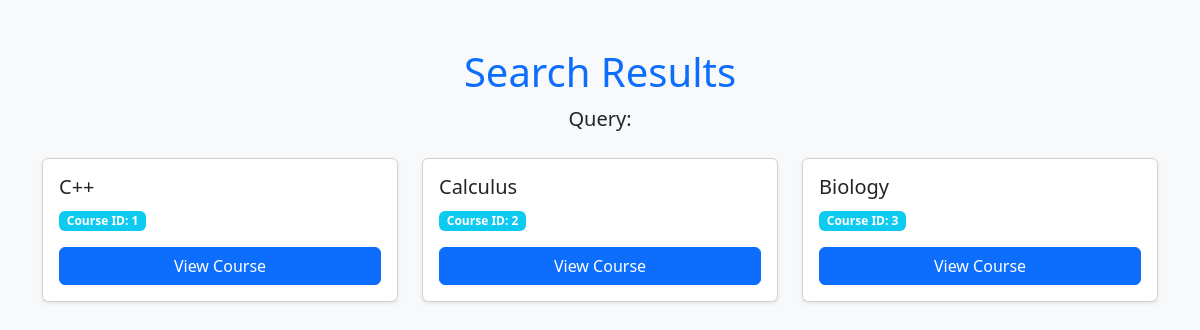
The page /search on the database as committed earlier.
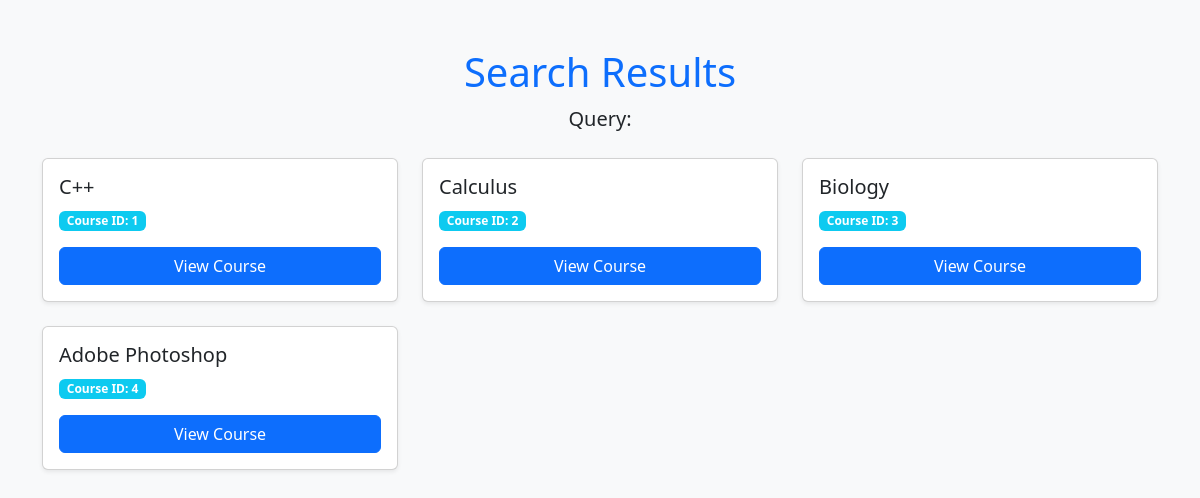
The same page on the database as committed later.
### main/models.py (models this page shows)
class Course(models.Model):
    category = models.CharField(max_length=50)
    teacher = models.CharField(max_length=50)
    title = models.CharField(max_length=150)
    description = models.TextField()

### main/views.py (the view)
# urls.py: path('search', cv.search, name='courses_search'),
    def search(self, request):
        query = request.GET.get('q', None)  # Get the search query from the request
        if query:
            courses = Course.objects.filter(
                models.Q(name__icontains=query) | models.Q(description__icontains=query)
            )
        else:
            courses = Course.objects.all()
            print(courses)
        return render(request, 'main/search.html', {'courses': courses, 'query': query})

### main/templates/main/search.html (shortened to what this page needs)
<!DOCTYPE html>
<html lang="en">
<head>
    <link href="https://cdn.jsdelivr.net/npm/bootstrap@5.3.0-alpha3/dist/css/bootstrap.min.css" rel="stylesheet">
</head>
<body class="bg-light">
<div class="container py-5">
    <div class="mb-4 text-center">
        <h1 class="text-primary">Search Results</h1>
        <p class="lead">Query: </p>
    </div>
    {% if courses %}
    <div class="row g-4">
        {% for course in courses %}
        <div class="col-md-6 col-lg-4">
            <div class="card shadow-sm h-100">
                <div class="card-body">
                    <h5 class="card-title text-dark">{{ course.title }}</h5>
                    <p class="card-text">
                        <span class="badge bg-info">Course ID: {{ course.id }}</span>
                    </p>
                    <a href="/view/{{ course.id }}" class="btn btn-primary w-100">View Course</a>
                </div>
            </div>
        </div>
        {% endfor %}
    </div>
    {% else %}
    <div class="alert alert-warning text-center mt-4" role="alert">
        No courses found.
    </div>
    {% endif %}
</div>
</body>
</html>

Rows that differ between the two databases and show on the page:
added Course: title "Adobe Photoshop", id "4"
